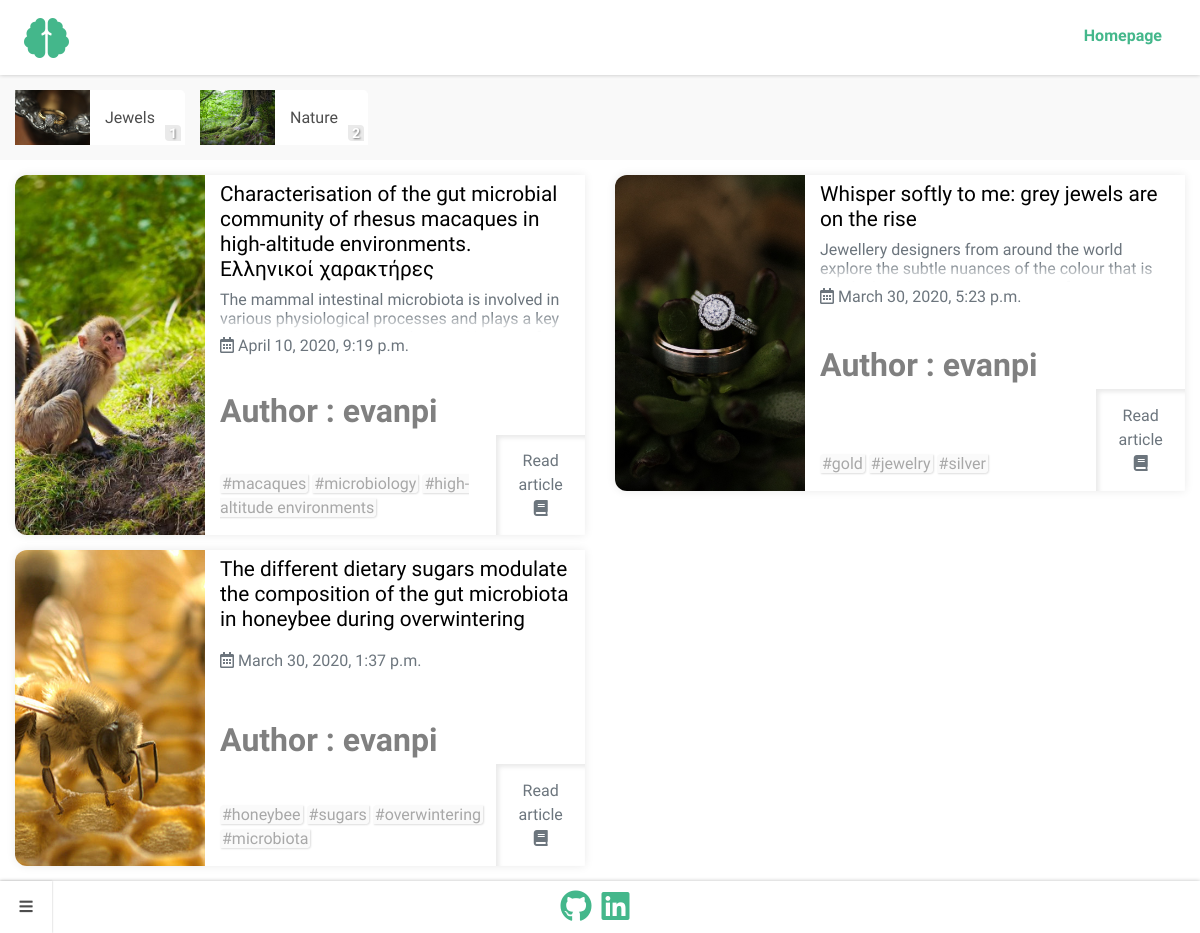
The app's page /articles/ with its own data.
### articles/models.py (models this page shows, shortened)
class ArticlesCategories(models.Model):
    class Meta:
        verbose_name = 'Articles Category'
        verbose_name_plural = 'Articles Categories'
    title = models.CharField(max_length=100, unique=True)
    slug = models.SlugField(editable=False,max_length=100,default='')
    image = models.ImageField(upload_to = "Articles_Categories_Images", default='', blank=True)

class Articles(models.Model):
    class Meta:
        verbose_name = 'Article'
        verbose_name_plural = 'Articles'
    category = models.ForeignKey(ArticlesCategories, on_delete=models.SET_NULL, null=True, blank=True)
    title = models.CharField(max_length=256)
    search = models.CharField(default='',editable=False,max_length=512)
    slug = models.SlugField(editable=False,max_length=256)
    subtitle = models.TextField(max_length=256, blank=True)
    image = models.ImageField(upload_to = "Articles_Images", default='')
    article = RichTextUploadingField()
    tags = TaggableManager()
    created = models.DateTimeField(auto_now_add=True)
    updated = models.DateTimeField(auto_now=True)
    publish_date = models.DateTimeField()
    author = models.CharField(editable=False, default='', max_length=256)

### articles/views.py (the view)
# urls.py: path('', include('articles.urls')),
def articles(request):
    categories = ArticlesCategories.objects.all().annotate(articles_count=Count('articles'))
    current_datetime = localtime(now())
    articles = Articles.objects.filter(publish_date__lte=current_datetime).order_by('-publish_date')
    articles_Filter = ArticlesFilter(request.GET, queryset=articles)
    context = {'categories':categories, 'articles':articles, 'articles_Filter':articles_Filter}
    return render(request, 'articles/articles.html', context)

### articles/templates/articles/articles.html (shortened to what this page needs)
{% extends 'articles/base.html' %}
{% load static %}
{% load thumbnail %}
{% block links %}
<link rel="stylesheet" href="{% static 'articles/css/articles.css' %}">
{% endblock %}
{% block main %}
{% include 'articles/navigation.html' %}
<div id="categories-container-wrapper" style="padding-top:15px; padding-bottom:15px; background:#f9f9f9;" class="text-center">
  {% for category in categories %}
  <div class="categories-container">
    <a href="{% url 'articlesCategory' category.slug %}">
      {% thumbnail category.image "200x200" quality=91 as im %}
      <div style="background-image:url({{im.url}});" class="category-image-div">
      </div>
      {% endthumbnail %}
    </a>
    <a href="{% url 'articlesCategory' category.slug %}">
      <div class="category-info">
        <span class="category-title" style="margin:0;">{{category.title}}</span>
        <div class="category-count">
          <span>{{category.articles_count}}</span>
        </div>
      </div>
    </a>
  </div>
  {% endfor %}
</div>
<div id="articles1">
  <div class="container-fluid">
    <div id="articlesContainer" class="row">
      {% for article in articles %}
      <div class="col-12 col-xl-6">
        <div class="container-fluid">
          <div class="row articleRow">
            {% thumbnail article.image "500x500" quality=91 as im %}
            <div style="background-image:url({{im.url}}); min-height:245px;" class="col-12 col-sm-5 col-lg-4 articleImageDiv">
              <a href="{% url 'article' article.slug %}">
                <div class="articleImageDivInner">
                </div>
              </a>
            </div>
            {% endthumbnail %}
            <div class="col-12 col-sm-7 col-lg-8">
              <div class="articleInfo">
                <div class="title-Subtitle-Publised-Author">
                  <a href="{% url 'article' article.slug %}">
                    <h4 class="articleTitle">{{article.title}}</h4>
                    {% if article.subtitle != '' %}
                    <div class="fade-div">
                      <h6 class="articleSubtitle text-muted">{{article.subtitle}}</h6>
                      <p class="fade-effect"></p>
                    </div>
                    {% endif %}
                  </a>
                  <h6 class="text-muted published"><i class="far fa-calendar-alt"></i> {{article.publish_date}}</h6><br>
                  <span class="author">Author : {{article.author}}</span>
                </div>
                <div style="display:flex; flex:1; justify-content:space-between; width:100%;">
                  <div class="tags">
                    <div>
                      {% for tag in article.tags.all %}
                      <span>#{{ tag }}</span>
                      {% endfor %}
                    </div>
                  </div>
                  <a href="{% url 'article' article.slug %}">
                    <button type="button" class="btn btn-outline-dark readArticle">Read article <br><i class="fas fa-book book"></i> </button>
                  </a>
                </div>
              </div>
            </div>
          </div>
        </div>
      </div>
      {% endfor %}
    </div>
  </div>
</div>
{% endblock %}
{% block footer %}
{% include 'articles/footer.html' %}
{% endblock %}

### articles/static/articles/css/base.css (style rules this page uses)
#Site { display: flex; min-height: 100vh; flex-direction: column; }
body, html { font-family: 'Didact Gothic', sans-serif; max-width: 100vw !important; overflow-x: hidden; }
a { text-decoration: none !important; outline: none !important; }

### articles/static/articles/css/articles.css (style rules this page uses)
#categories-container-wrapper { display: flex; justify-content: flex-start; align-items: center; max-width: 100vw; overflow-x: auto; }
.categories-container { display: flex; justify-content: flex-start; align-items: center; transition: 0.4s; cursor: pointer; margin-left: 15px; border-top-right-radius: 5px; border-bottom-right-radius: 5px; }
.category-image-div { background-position: center; background-size: cover; background-repeat: no-repeat; height: 55px; width: 75px; }
.category-info { height: 55px; display: flex; flex-direction: column; justify-content: center; align-items: center; background-color: #fff; padding-left: 15px; padding-right: 30px; white-space: nowrap; border-top-right-radius: 5px; border-width: 1px; border-color: #eaeaea; color: #4d4d4d; position: relative; }
.category-count { height: 16px; width: 16px; background: #eaeaea; border-top-right-radius: 4px; border-bottom-left-radius: 4px; color: #fff; display: flex; flex-direction: column; justify-content: center; align-items: center; position: absolute; bottom: 4px; right: 4px; font-size: 14px; font-weight: bold; text-shadow: 1px 1px 2px gray; }
#articles1 { width: 100%; display: flex; flex-direction: column; justify-content: flex-start; align-items: center; padding-top: 15px; }
.articleRow { box-shadow: 0px 0px 10px #eaeaea; margin-bottom: 15px; transition: 0.4s; background: white; }
.articleInfo { display: flex; flex-direction: column; justify-content: flex-start; align-items: flex-start; height: 100%; }
.title-Subtitle-Publised-Author { min-height: 214px; display: flex; flex-direction: column; justify-content: space-between; }
.articleImageDiv { padding-left: 0; background-position: center; background-size: cover; background-repeat: no-repeat; }
@media only screen and (min-width: 576px) { .articleImageDiv { border-top-left-radius: 0.75rem; border-bottom-left-radius: 0.75rem; } }
@media only screen and (min-width: 576px) { .articleRow { border-top-left-radius: 0.75rem; border-bottom-left-radius: 0.75rem; } }
.articleImageDivInner { width: 100%; height: 100%; min-height: 316px; }
.readArticle { height: 100%; min-height: 100px; border: none; box-shadow: 3px 3px 4px #eaeaea inset; border-radius: 0; margin-right: -15px; color: #6c757d; transition: 0.6s; }
.title-Subtitle-Publised-Author .articleTitle { margin-top: 7px; color: black; font-size: 1.3rem; }
.author { font-family: 'Stalemate', 'Didact Gothic', sans-serif; margin: 0; font-weight: bold; color: gray; font-size: 32px; }
.published { margin-top: 4px; }
.tags { width: 100%; display: flex; flex-direction: column; justify-content: flex-end; align-items: flex-start; margin-top: 15px; margin-bottom: 15px; }
.tags span { border: none; border-radius: 0; box-shadow: 1px 1px 2px #dedede; color: #a8a8a8; padding-left: 2px; padding-right: 2px; border-top-left-radius: 4px; border-bottom-right-radius: 4px; background: #fafafa; }
.fade-div { height: 42px; position: relative; overflow: hidden; }
.fade-effect { position: absolute; bottom: 0; left: 0; width: 100%; text-align: center; margin: 0; padding: 30px 0; background-image: linear-gradient(to bottom, transparent, transparent, transparent, white); }

### records on screen
ArticlesCategories: shows a picture, title "Jewels", articles_count "1"
ArticlesCategories: shows a picture, title "Nature", articles_count "2"
Articles: shows a picture, title "Characterisation of the gut microbial community of rhesus macaques in high-altitude environments. Ελληνικοί χαρακτήρες", subtitle "The mammal intestinal microbiota is involved in various physiological processes and plays a key…", publish_date "April 10, 2020, 9:19 p.m.", author "evanpi"
Tag: name "macaques"
Tag: name "microbiology"
Tag: name "high-altitude environments"
Articles: shows a picture, title "Whisper softly to me: grey jewels are on the rise", subtitle "Jewellery designers from around the world explore the subtle nuances of the colour that is…", publish_date "March 30, 2020, 5:23 p.m.", author "evanpi"
Tag: name "gold"
Tag: name "jewelry"
Tag: name "silver"
Articles: shows a picture, title "The different dietary sugars modulate the composition of the gut microbiota in honeybee during overwintering", publish_date "March 30, 2020, 1:37 p.m.", author "evanpi"
Tag: name "honeybee"
Tag: name "sugars"
Tag: name "overwintering"
Tag: name "microbiota"
